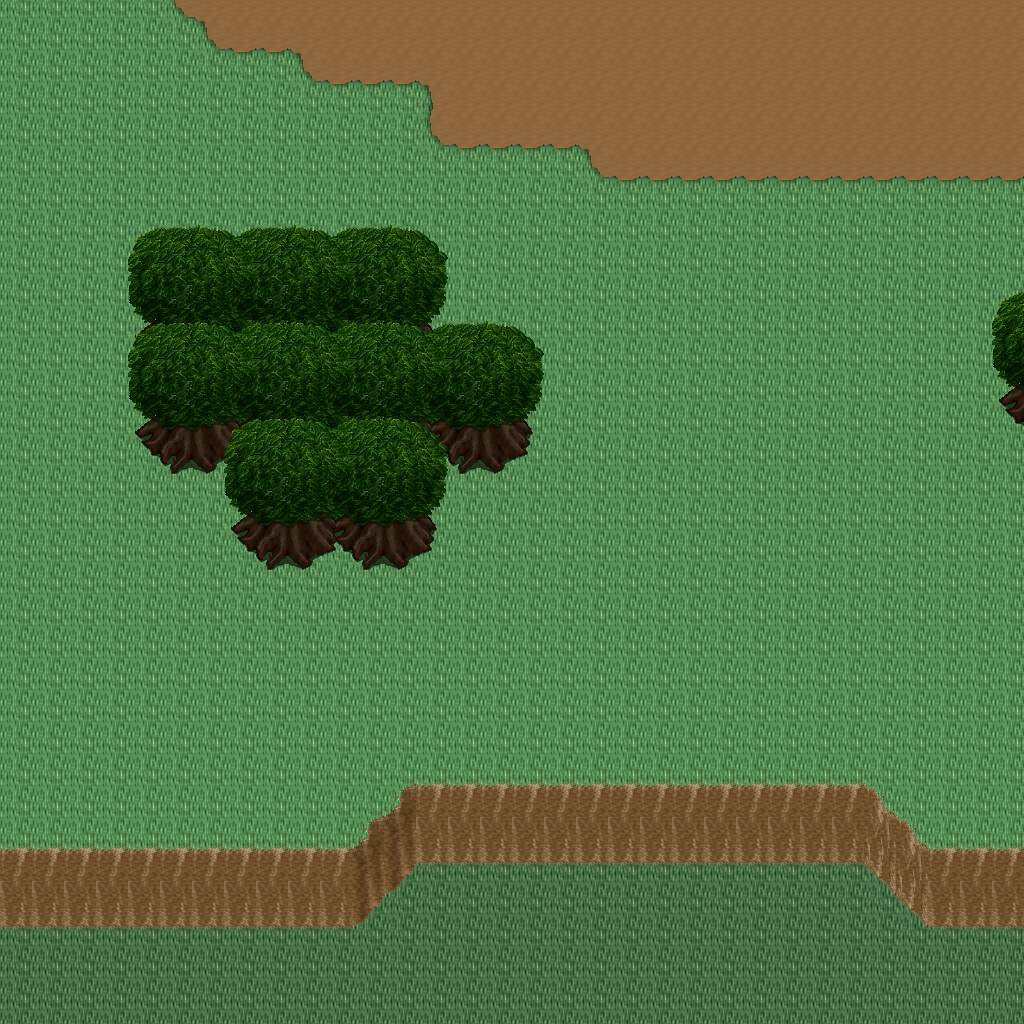

Tiled map render using the project's own tile images. Description and the map definition, with tile-layer contents summarised, below:
An orthogonal 32x32 tile map with 32x32 px tiles, 5 tile layers (Ground, Objects, Objects2, Above, ...), 1 hidden layer not drawn, 29 tilesets.

<map version="1.10" tiledversion="1.11.0" orientation="orthogonal" renderorder="right-down" width="32" height="32" tilewidth="32" tileheight="32" infinite="0" nextlayerid="11" nextobjectid="1">
 <tileset firstgid="1" name="logic_collision" tilewidth="32" tileheight="32" tilecount="1" columns="1">
  <image source="../drawable/logic_collision.png" width="32" height="32" />
 </tileset>
 <tileset firstgid="2" name="ground_ground" tilewidth="32" tileheight="32" tilecount="33" columns="3">
  <image source="../drawable/ground_ground.png" width="96" height="352" />
 </tileset>
 <tileset firstgid="35" name="building_castle" tilewidth="32" tileheight="32" tilecount="320" columns="20">
  <image source="../drawable/building_castle.png" width="640" height="512" />
 </tileset>
 <tileset firstgid="355" name="ground_grass_corners" tilewidth="32" tileheight="32" tilecount="24" columns="6">
  <image source="../drawable/ground_grass_corners.png" width="192" height="128" />
 </tileset>
 <tileset firstgid="379" name="ground_grass_edges" tilewidth="32" tileheight="32" tilecount="36" columns="12">
  <image source="../drawable/ground_grass_edges.png" width="384" height="96" />
 </tileset>
 <tileset firstgid="415" name="ground_water_pool" tilewidth="32" tileheight="32" tilecount="72" columns="3">
  <image source="../drawable/ground_water_pool.png" width="96" height="768" />
 </tileset>
 <tileset firstgid="487" name="ground_earth_edges" tilewidth="32" tileheight="32" tilecount="18" columns="6">
  <image source="../drawable/ground_earth_edges.png" width="192" height="96" />
 </tileset>
 <tileset firstgid="505" name="item_weapon_cannon" tilewidth="32" tileheight="32" tilecount="12" columns="3">
  <image source="../drawable/item_weapon_cannon.png" width="96" height="128" />
 </tileset>
 <tileset firstgid="517" name="item_pot_barrels_1" tilewidth="32" tileheight="32" tilecount="8" columns="4">
  <image source="../drawable/item_pot_barrels_1.png" width="128" height="64" />
 </tileset>
 <tileset firstgid="525" name="ground_cobbled_paving" tilewidth="32" tileheight="32" tilecount="1" columns="1">
  <image source="../drawable/ground_cobbled_paving.png" width="32" height="32" />
 </tileset>
 <tileset firstgid="526" name="ground_ridge_earth_pale" tilewidth="32" tileheight="32" tilecount="96" columns="12">
  <image source="../drawable/ground_ridge_earth_pale.png" width="384" height="256" />
 </tileset>
 <tileset firstgid="622" name="plant_bushes_and_trees" tilewidth="32" tileheight="32" tilecount="144" columns="16">
  <image source="../drawable/plant_bushes_and_trees.png" width="512" height="289" />
 </tileset>
 <tileset firstgid="766" name="plant_bush_leafy_2" tilewidth="32" tileheight="32" tilecount="12" columns="6">
  <image source="../drawable/plant_bush_leafy_2.png" width="192" height="64" />
 </tileset>
 <tileset firstgid="778" name="plant_bush_flowering" tilewidth="32" tileheight="32" tilecount="72" columns="8">
  <image source="../drawable/plant_bush_flowering.png" width="256" height="288" />
 </tileset>
 <tileset firstgid="850" name="plant_stump_small_stump" tilewidth="32" tileheight="32" tilecount="4" columns="2">
  <image source="../drawable/plant_stump_small_stump.png" width="64" height="64" />
 </tileset>
 <tileset firstgid="854" name="plant_tree_fall_trees" tilewidth="32" tileheight="32" tilecount="40" columns="8">
  <image source="../drawable/plant_tree_fall_trees.png" width="256" height="160" />
 </tileset>
 <tileset firstgid="894" name="logic_creature_animal" tilewidth="32" tileheight="32" tilecount="32" columns="8">
  <image source="../drawable/logic_creature_animal.png" width="256" height="128" />
 </tileset>
 <tileset firstgid="926" name="logic_creature_rodent" tilewidth="32" tileheight="32" tilecount="8" columns="8">
  <image source="../drawable/logic_creature_rodent.png" width="256" height="32" />
 </tileset>
 <tileset firstgid="934" name="plant_vine" tilewidth="32" tileheight="32" tilecount="3" columns="1">
  <image source="../drawable/plant_vine.png" width="32" height="96" />
 </tileset>
 <tileset firstgid="937" name="building_cottage" tilewidth="32" tileheight="32" tilecount="256" columns="16">
  <image source="../drawable/building_cottage.png" width="512" height="512" />
 </tileset>
 <tileset firstgid="1193" name="building_roof_thatched_roof" tilewidth="32" tileheight="32" tilecount="256" columns="16">
  <image source="../drawable/building_roof_thatched_roof.png" width="512" height="512" />
 </tileset>
 <tileset firstgid="1449" name="building_window_windows" tilewidth="32" tileheight="32" tilecount="256" columns="16">
  <image source="../drawable/building_window_windows.png" width="512" height="512" />
 </tileset>
 <tileset firstgid="1705" name="building_door_doors" tilewidth="32" tileheight="32" tilecount="256" columns="16">
  <image source="../drawable/building_door_doors.png" width="512" height="512" />
 </tileset>
 <tileset firstgid="1961" name="building_fence_fence_wooden" tilewidth="32" tileheight="32" tilecount="12" columns="3">
  <image source="../drawable/building_fence_fence_wooden.png" width="96" height="128" />
 </tileset>
 <tileset firstgid="1973" name="ground_ground_3" tilewidth="32" tileheight="32" tilecount="5" columns="5">
  <image source="../drawable/ground_ground_3.png" width="160" height="32" />
 </tileset>
 <tileset firstgid="1978" name="plant_tree_tree_darkgreen" tilewidth="32" tileheight="32" tilecount="88" columns="8">
  <image source="../drawable/plant_tree_tree_darkgreen.png" width="256" height="352" />
 </tileset>
 <tileset firstgid="2066" name="logic_portal" tilewidth="32" tileheight="32" tilecount="24" columns="8">
  <image source="../drawable/logic_portal.png" width="256" height="96" />
 </tileset>
 <tileset firstgid="2090" name="building_decoration_magician_banner" tilewidth="32" tileheight="32" tilecount="3" columns="3">
  <image source="../drawable/building_decoration_magician_banner.png" width="96" height="32" />
 </tileset>
 <tileset firstgid="2093" name="ground_ladder_vertical_dark" tilewidth="32" tileheight="32" tilecount="3" columns="3">
  <image source="../drawable/ground_ladder_vertical_dark.png" width="96" height="32" />
 </tileset>
 <layer id="1" name="Ground" width="32" height="32">
  <data>[1024 cells, 1024 non-empty, 3 distinct tile ids]</data>
 </layer>
 <layer id="2" name="Objects" width="32" height="32">
  <data>[1024 cells, 176 non-empty, 29 distinct tile ids]</data>
 </layer>
 <layer id="3" name="Objects2" width="32" height="32">
  <data>[1024 cells, 0 non-empty, 0 distinct tile ids]</data>
 </layer>
 <layer id="4" name="Above" width="32" height="32">
  <data>[1024 cells, 93 non-empty, 22 distinct tile ids]</data>
 </layer>
 <layer id="5" name="Above2" width="32" height="32">
  <data>[1024 cells, 0 non-empty, 0 distinct tile ids]</data>
 </layer>
 <layer id="6" name="Walkable" width="32" height="32" visible="0">
  <data>[1024 cells, 141 non-empty, 1 distinct tile ids]</data>
 </layer>
 <objectgroup id="7" name="Mapevents" />
 <objectgroup id="8" name="Spawn" />
 <objectgroup id="9" name="Keys" />
 <objectgroup id="10" name="Replace" />
</map>
